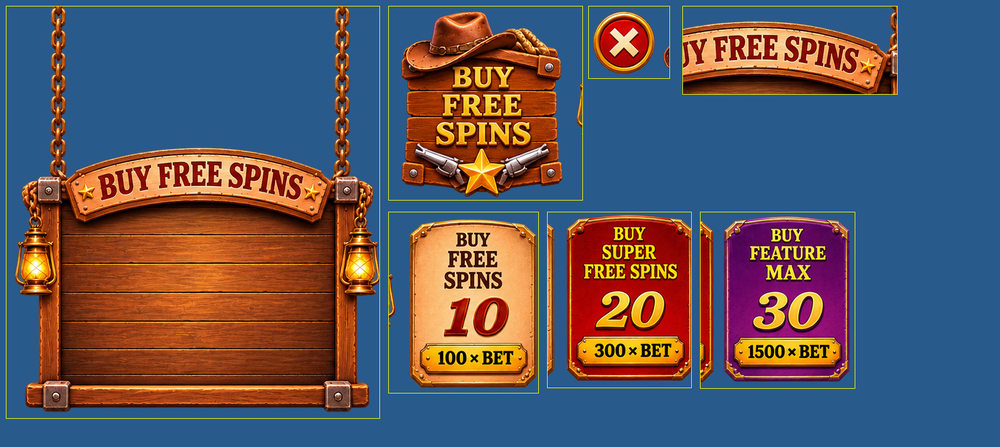
#> input picture art/ui/buy/supplied/all.png, 1000 x 447 px, shrunk from 1700 x 760 before the run, given in place of buy_free_spins_button.png, which was not available
$ python clean_buy_ui_final.py ../../art/ui/buy/supplied/all.png ../../art/ui/buy/supplied/chk.png
#> lines starting #> are read from the running program, lines starting #| are printed output that depends on the picture; after the words box and inside, x2 and y2 are one past the last pixel; in counts of white or black regions, pixels touching at a corner belong together
"""Prepare Darshan's clean Buy Feature PNGs (Lost_Gold_Train_Buy_Feature_CLEAN_FINAL.zip, 2026-11-21).

The artwork is used as supplied (no scaling, no colour change). The only clean-up: slivers of neighbouring items that
sit at the edges of some PNGs (opaque pieces not connected to the control) are removed, then the image is trimmed.

Usage: python3 clean_buy_ui_final.py SRC_DIR OUT_DIR
"""
import sys, os, json
import numpy as np
from PIL import Image
from scipy import ndimage

src, out = sys.argv[1], sys.argv[2]; os.makedirs(out, exist_ok=True)
meta = {}
for n in ['buy_free_spins_button', 'popup_board_with_title', 'option_free_spins', 'option_super_free_spins', 'option_feature_max', 'close_button']:
    a = np.asarray(Image.open(os.path.join(src, n + '.png')).convert('RGBA')).copy()
#> a is the input picture: shape (447, 1000, 4); mean R, G, B, A 92.8, 86.2, 94.5, 255
    vis = a[..., 3] > 8
#> vis: shape (447, 1000) bool; every value is 1
    lab, k = ndimage.label(ndimage.binary_closing(vis, iterations=2)); sz = np.bincount(lab.ravel()); sz[0] = 0
#> after `lab, k = ndimage.label(ndimage.binary_closing(vis, iterations=2))`:
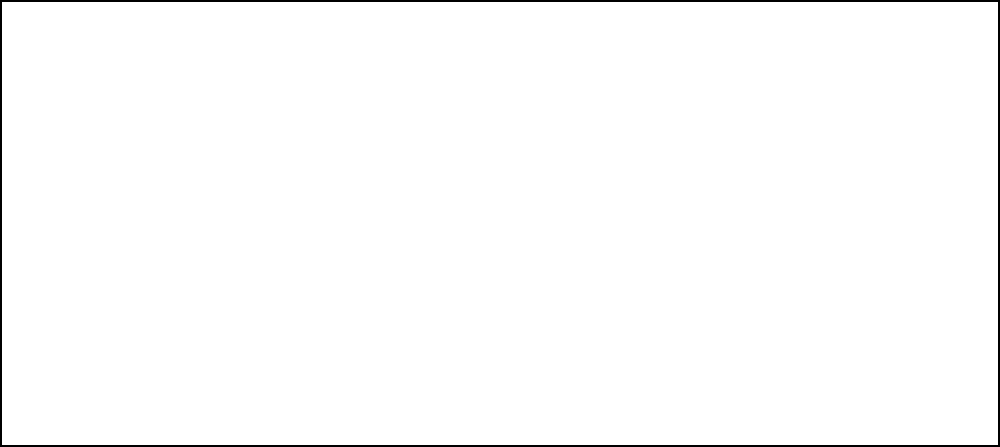
#> lab: shape (447, 1000) int32; values 0 (black) and 1 (white), 98.7% white; 1 black region, box (x1, y1, x2, y2) and area: (0, 0, 1000, 447) 5772
#> after `lab, k = ndimage.label(ndimage.binary_closing(vis, iterations=2))`: k = 1
#> after `sz = np.bincount(lab.ravel())`: sz = [5772, 441228]
    keep = lab == sz.argmax()                                          # the control (with its own soft edge)
    a[..., 3] = (a[..., 3] * ndimage.binary_dilation(keep, iterations=1)).astype(np.uint8)
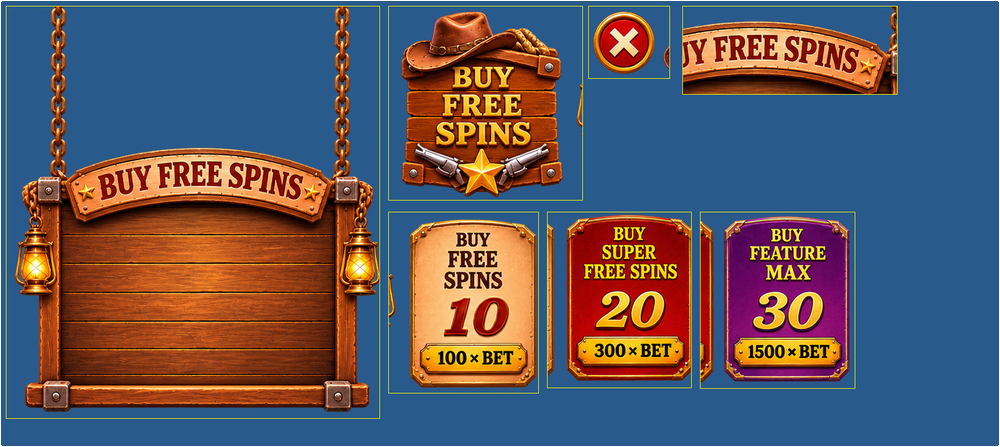
#> a: shape (447, 1000, 4); 0.65% of pixels changed, all inside (x1, y1, x2, y2) = (0, 0, 1000, 447); transparent parts drawn white
    ys, xs = np.where(a[..., 3] > 4)
    a = a[ys.min():ys.max() + 1, xs.min():xs.max() + 1]
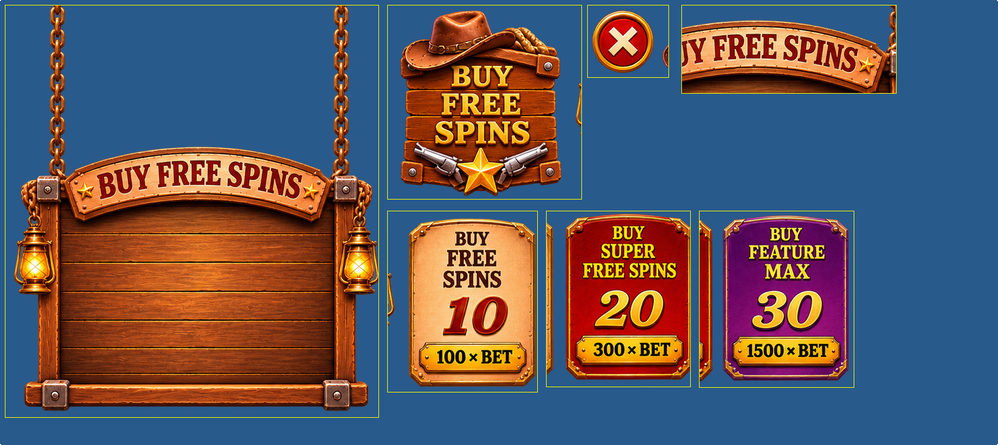
#> a: shape (445, 998, 4); mean R, G, B, A 93.1, 86.2, 94.2, 255; transparent parts drawn white
    Image.fromarray(a).save(os.path.join(out, n + '.png'), optimize=True)
    meta[n] = {'size': list(a.shape[1::-1]), 'dropped_pieces': int(k - 1)}
#> pass 2 of the loop `for n in ['buy_free_spins_button', 'popup_board_with_title', 'option_f..`:
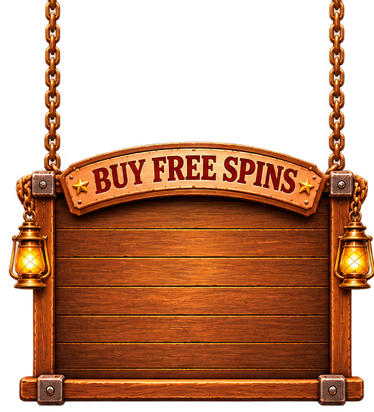
#> input picture art/ui/buy/supplied/popup_board_with_title.png, 374 x 412 px, shrunk from 635 x 701 before the run, found by its file name
#> a is the input picture: shape (412, 374, 4); mean R, G, B, A 93.4, 42.7, 16.4, 143.3
#> `vis = a[..., 3] > 8`:
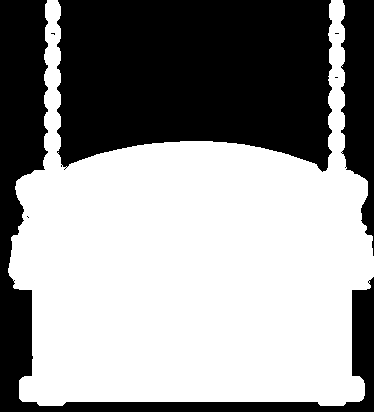
#> vis: shape (412, 374) bool; 57.9% white; 7 black regions (4 under 20 px), largest, box (x1, y1, x2, y2) and area: (57, 0, 332, 172) 40486, (0, 0, 374, 412) 18637, (341, 0, 374, 256) 5758
#> lab: shape (412, 374) int32; values 0 (black) and 1 (white), 57.9% white; 1 black region, box (x1, y1, x2, y2) and area: (0, 0, 374, 412) 64924
#> sz = [64924, 89164]
#> `a = a[ys.min():ys.max() + 1, xs.min():xs.max() + 1]`:
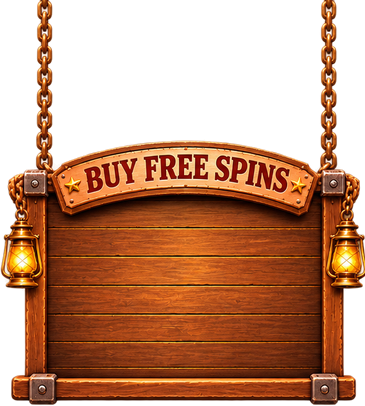
#> a: shape (406, 365, 4); mean R, G, B, A 96.8, 44.3, 17, 148.9; transparent parts drawn white
#> pass 3 of the loop `for n in ['buy_free_spins_button', 'popup_board_with_title', 'option_f..`:
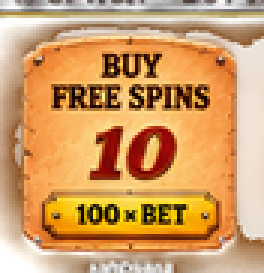
#> input picture art/ui/buy/supplied/option_free_spins.png, 88 x 91 px, shrunk from 150 x 155 before the run, found by its file name (shown 3 times larger)
#> a is the input picture: shape (91, 88, 4); mean R, G, B, A 183.3, 121.6, 55.4, 198.1
#> `vis = a[..., 3] > 8`:
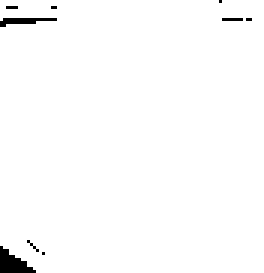
#> vis: shape (91, 88) bool (shown 3 times larger); 98.6% white; 9 black regions (7 under 20 px), largest, box (x1, y1, x2, y2) and area: (0, 82, 12, 91) 60, (0, 6, 19, 9) 32
#> lab: shape (91, 88) int32; values 0 (black) and 1 (white), 91% white; 1 black region, box (x1, y1, x2, y2) and area: (0, 0, 88, 91) 722
#> sz = [722, 7286]
#> ys = 7583 values from 1 to 89; xs = 7583 values, max 86 at index 166, min 1 at index 84, mean 43.81
#> `a = a[ys.min():ys.max() + 1, xs.min():xs.max() + 1]`:
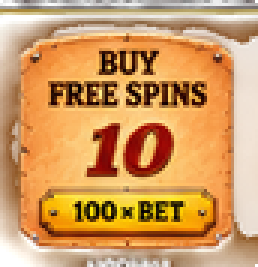
#> a: shape (89, 86, 4) (shown 3 times larger); mean R, G, B, A 186.1, 123.2, 55.6, 202.4; transparent parts drawn white
#> the loop made 6 passes; the first 3 are shown
print(json.dumps(meta))
#> (printed output is left out)
